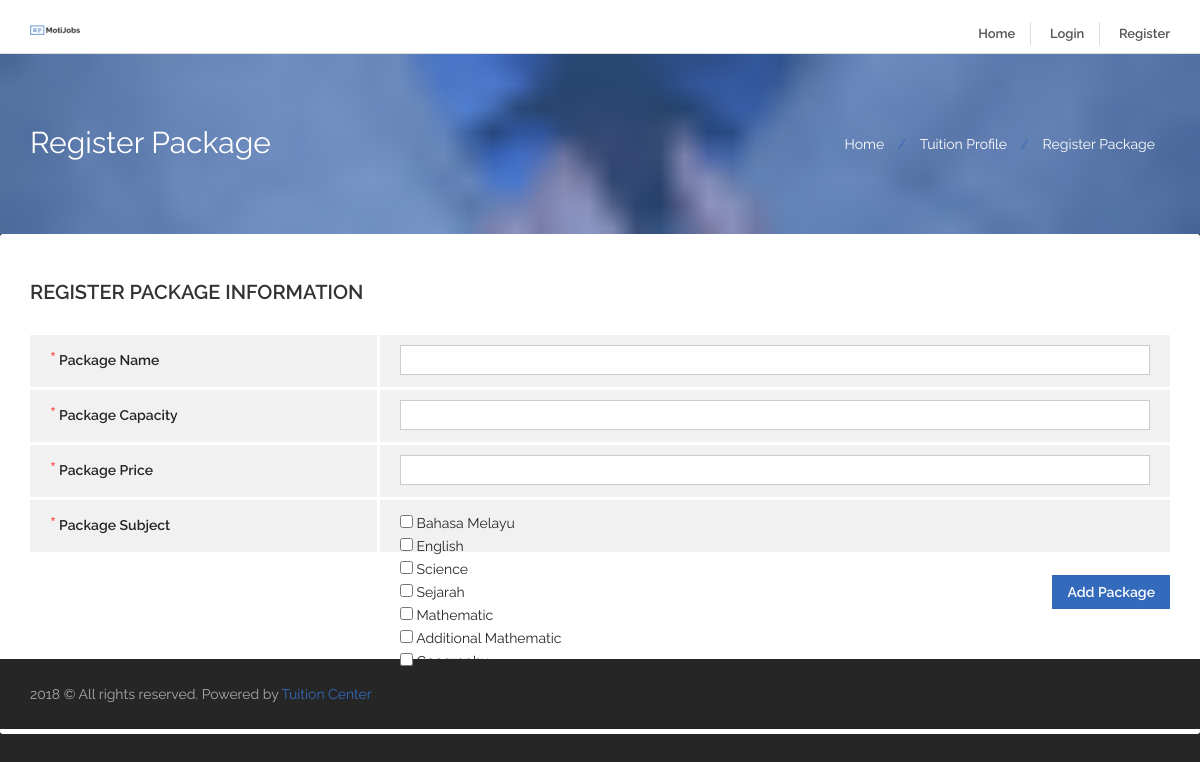
Screenshot of /register_package.php with the database file from the repository.
### tables this page shows
CREATE TABLE IF NOT EXISTS `master_subject` (
  `subject_id` int(11) NOT NULL AUTO_INCREMENT,
  `subject_name` varchar(255) NOT NULL,
  PRIMARY KEY (`subject_id`)
);

### register_package.php (the view, shortened to what this page needs)
<!doctype html>
<html lang="en">
  <head>
    <?php
      include_once("connection.php");
    ?>
    <link rel="stylesheet" href="css/bootstrap.css">
    <link rel="stylesheet" href="css/font-awesome.min.css">
    <link rel="stylesheet" type="text/css" href="css/jquery.tagsinput.css" />
    <link rel="stylesheet" href="css/styles.css">
    <link rel="stylesheet" href="css/responsive.css">
  </head>
  <body>
    <div id="main-wrapper">
      <header id="header">
        <?php include 'header.php'; ?>
      </header>
      <div class="header-page-title  clearfix">
        <div class="title-overlay"></div>
        <div class="container">
          <h1>Register Package</h1>
          <ol class="breadcrumb">
            <li><a href="index.php">Home</a></li>
            <li><a href="tuition_profile.php">Tuition Profile</a></li>
            <li class="active">Register Package</li>
          </ol>
        </div>
      </div>
      <div id="page-content" class="job-registration job-registration full-width">
        <div class="container">
          <div class="row">
            <div class="col-sm-12 page-content mt30">
              <div class="">
                <div class="tab-pane active" id="agency-profile-tab">
                  <h4 class=" client-registration-title">Register Package
                    <span>Information</span>
                  </h4>
                  <div class="information-form">
                    <div class="table-responsive">
                      <form action="controller.php" class="default-form" method="post">
                        <div class="single-content">
                          <label><span>*</span>Package Name</label>
                          <div class="company-name">
                            <input type="text" name="package_name" placeholder="" required>
                          </div>
                        </div>
                        <div class="single-content">
                          <label><span>*</span>Package Capacity</label>
                          <div class="company-name">
                            <input type="text" name="package_capacity" placeholder="" required>
                          </div>
                        </div>
                        <div class="single-content">
                          <label><span>*</span>Package Price</label>
                          <div class="company-name">
                            <input type="text" name="package_price" placeholder="" required>
                          </div>
                        </div>
                         <div class="single-content">
                          <label><span>*</span>Package Subject</label>
                          <div class="company-name">
                            <?php
                          $sql = "SELECT * FROM `master_subject`";
                          $sql_subject = mysqli_query($myConnection,$sql) or die(mysqli_error($myConnection));
                          while( $row = mysqli_fetch_array($sql_subject) )
                          {
                            ?>
                              <input type="checkbox" name="<?php echo $row['subject_name']; ?>" value="<?php echo $row['subject_name']; ?>"> <?php echo $row['subject_name']; ?><br>
                            <?php
                          }
                        ?>
                          </div>
                        </div>
                         <div class="submit-preview-buttons">
                            <input type="submit" name="add_package" class="btn btn-default pull-right" value="Add Package"
                        </div>
                      </form>
                    </div>
                  </div>
                </div>
              </div>
            </div>
          </div>
        </div>
      </div>
      <footer id="footer">
        <?php include 'footer.php'; ?>
      </footer>
    </div>
  </body>
</html>

### header.php (shortened to what this page needs)
<header id="header">
        <div class="header-top-bar">
          <div class="header-notification-bar">
            <div class="non-register-user">
              <div class="container">
                <div class="row">
                  <div class="col-md-7 col-sm-7">
                    <div class="logo-section">
                      <a href="index.php"><img src="img/logo-bu.png" alt=""></a>
                    </div>
                  </div>
                  <?php  if(!isset($_SESSION['user_id'])) { ?>
                        <div class="col-md-5 col-sm-5">
                          <div class="notification-section text-right">
                            <ul class="list-inline">
                              <li><a href="index.php">Home</a></li>
                              <li><a href="login.php">Login</a></li>
                              <li><a href="register.php">Register</a></li>
                            </ul>
                          </div>
                        </div>
                  <?php } ?>
                </div>
              </div>
            </div>
          </div>
        </div>
      </header>

### footer.php
<footer id="footer">
       <div class="copyright">
         <div class="container">
           <p>2018 &copy; All rights reserved. Powered by <a href="#">Tuition Center</a></p>
         </div>
       </div>
</footer>

### rows the page displays
master_subject: subject_name "Bahasa Melayu"
master_subject: subject_name "English"
master_subject: subject_name "Science"
master_subject: subject_name "Sejarah"
master_subject: subject_name "Mathematic"
master_subject: subject_name "Additional Mathematic"
master_subject: subject_name "Geography"
